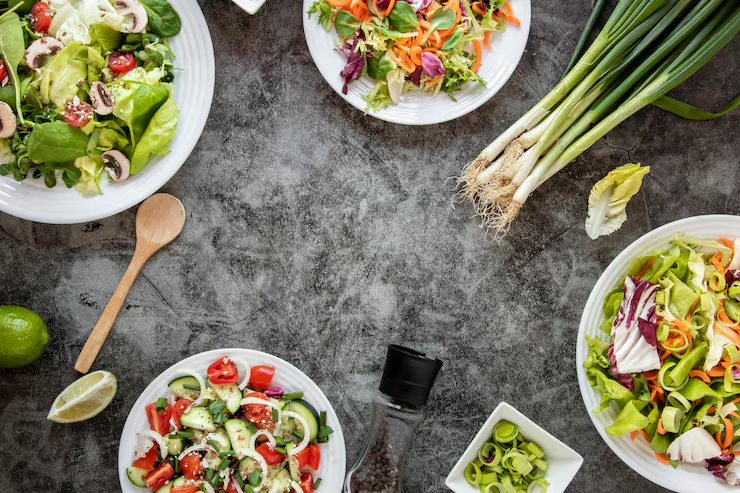
#> input picture upload/pasted_image_1794655916700.png, 740 x 493 px, found by its file name
$ python prepare_salad.py
#> lines starting #> are read from the running program, lines starting #| are printed output that depends on the picture
from PIL import Image, ImageEnhance, ImageOps

im = Image.open('/home/z/my-project/upload/pasted_image_1794655916700.png').convert('RGB')
#> im is the input picture: PIL image 740x493 RGB; mean R, G, B 128.8, 123.2, 98.5
w, h = im.size
#> w = 740; h = 493
print('original:', im.size)
#| original: (740, 493)

# Brightest, most salad-like region sits around the middle-left band.
# Crop a wide short strip from ~y=120 to y=300 (middle band with bowls).
target_ratio = 2.4
crop_w = w
#> crop_w = 740
crop_h = int(crop_w / target_ratio)
#> crop_h = 308
top = 120  # middle band — brighter, more salad content
box = (0, top, crop_w, top + crop_h)
#> box = (0, 120, 740, 428)
crop = im.crop(box)
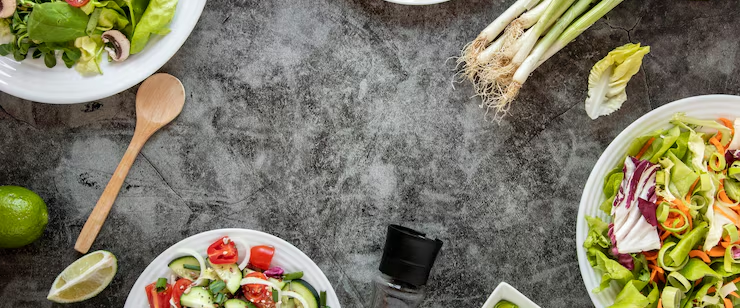
#> crop: PIL image 740x308 RGB; mean R, G, B 127.2, 122.2, 101.4
if crop.size[1] > h:
    crop_h = h - top
    crop = im.crop((0, top, crop_w, h))
print('crop:', crop.size)
#| crop: (740, 308)

# Strong brighten + saturate to read as fresh salad
crop = ImageEnhance.Brightness(crop).enhance(1.45)
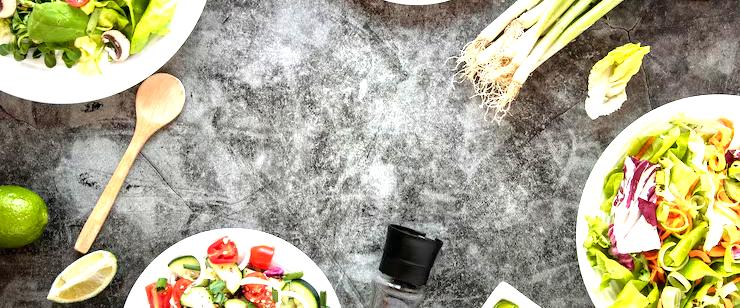
#> crop: PIL image 740x308 RGB; mean R, G, B 172.9, 167.9, 141.5
crop = ImageEnhance.Color(crop).enhance(1.35)
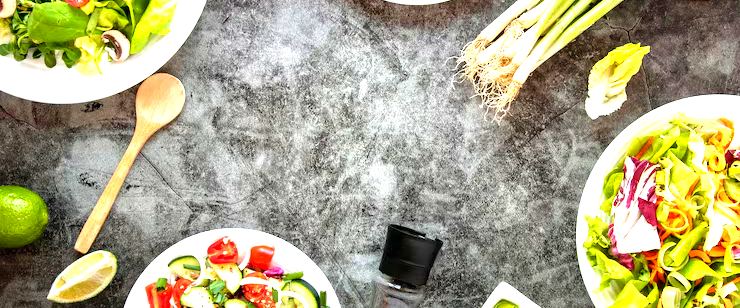
#> crop: PIL image 740x308 RGB; mean R, G, B 173.8, 167.9, 134.6
crop = ImageEnhance.Contrast(crop).enhance(1.08)

# Auto-contrast to lift the dark stone background
crop = ImageOps.autocontrast(crop, cutoff=4)
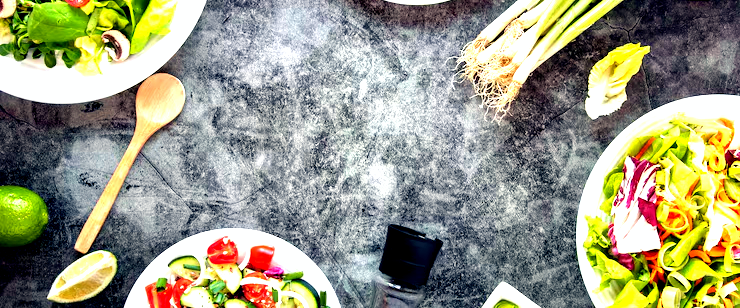
#> crop: PIL image 740x308 RGB; mean R, G, B 155.3, 155.3, 132.2

crop.save('/home/z/my-project/public/salad-bowl-wide.png', optimize=True)

# verify brightness
px = crop.resize((20,8))
vals = list(px.getdata())
#> vals = 160 items, first 6: (120, 149, 36), (115, 177, 2), (162, 184, 20), (142, 168, 12), (245, 252, 146), (170, 176, 190)
avg = sum(sum(p) for p in vals)/(len(vals)*3)
#> avg = 147.6
print('new avg brightness:', round(avg,1), 'size:', crop.size)
#| new avg brightness: 147.6 size: (740, 308)

$ run again, with upload/pasted_image_1794584503756.png copied over upload/pasted_image_1794655916700.png
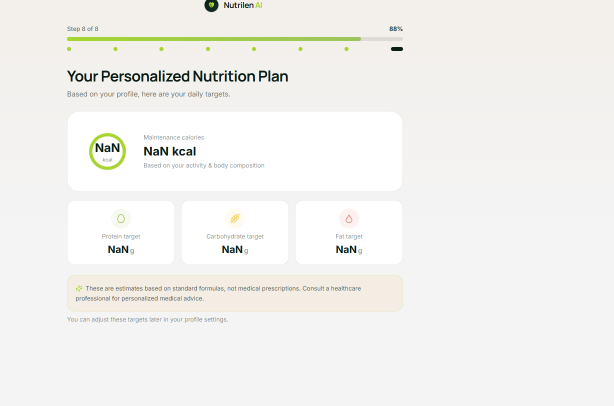
#> input picture upload/pasted_image_1794584503756.png, 1227 x 812 px, found by its file name (shown at 1/2 size)
#| original: (1227, 812)
#> `crop = im.crop(box)`:
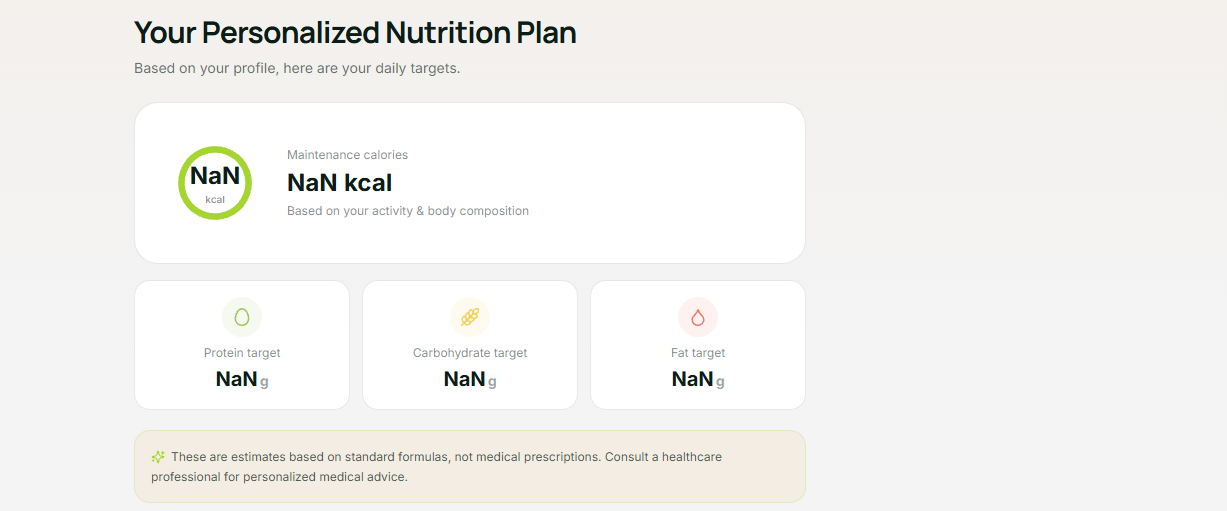
#> crop: PIL image 1227x511 RGB; mean R, G, B 243.4, 242.6, 240.6
#| crop: (1227, 511)
#> `crop = ImageEnhance.Brightness(crop).enhance(1.45)`:
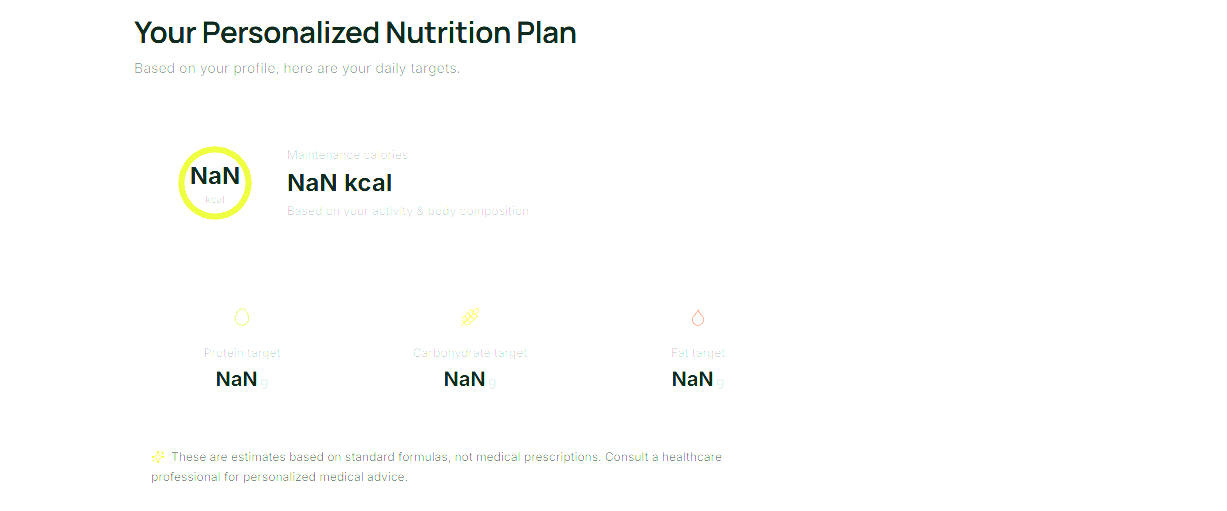
#> crop: PIL image 1227x511 RGB; mean R, G, B 252.5, 252.8, 252.2
#> vals = 160 items, first 6: (255, 255, 255), (255, 255, 255), (229, 232, 230), (221, 226, 223), (220, 224, 222), (218, 222, 219)
#> avg = 252
#| new avg brightness: 252.0 size: (1227, 511)

$ run again, with upload/pasted_image_1794592314667.png copied over upload/pasted_image_1794655916700.png
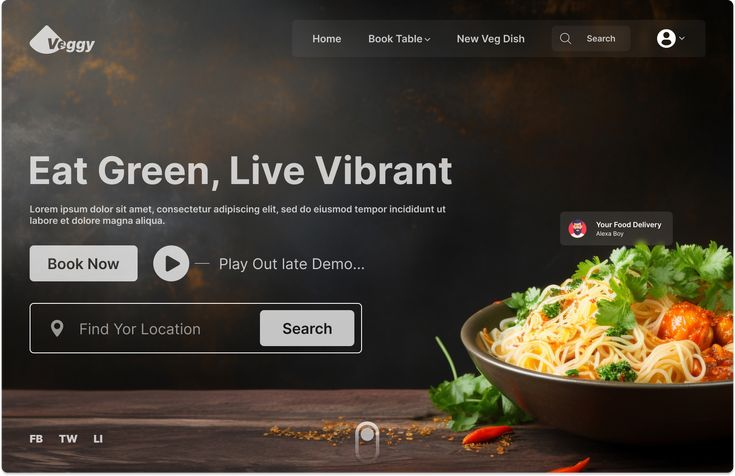
#> input picture upload/pasted_image_1794592314667.png, 735 x 476 px, found by its file name
#> im is the input picture: PIL image 735x476 RGB; mean R, G, B 69.3, 62.1, 50.9
#| original: (735, 476)
#| crop: (735, 306)
#> `crop = ImageEnhance.Color(crop).enhance(1.35)`:
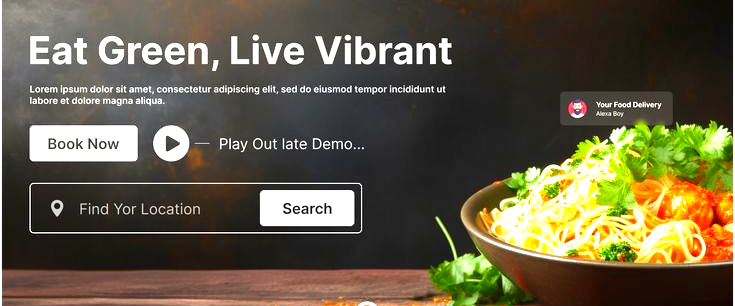
#> crop: PIL image 735x306 RGB; mean R, G, B 99.6, 91.3, 68.6
#> `crop = ImageOps.autocontrast(crop, cutoff=4)`:
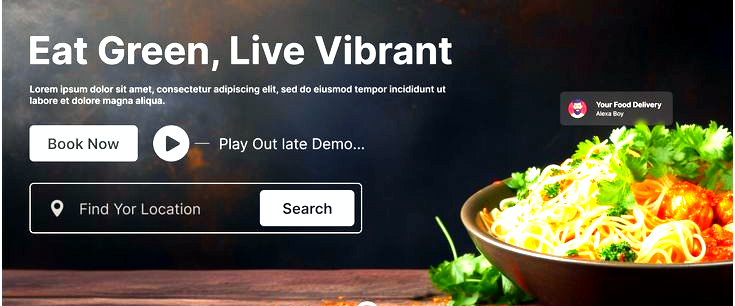
#> crop: PIL image 735x306 RGB; mean R, G, B 84.4, 81.1, 66
#> vals = 160 items, first 6: (144, 145, 142), (137, 137, 136), (123, 123, 119), (117, 116, 110), (118, 108, 100), (118, 96, 83)
#> avg = 76.48
#| new avg brightness: 76.5 size: (735, 306)
